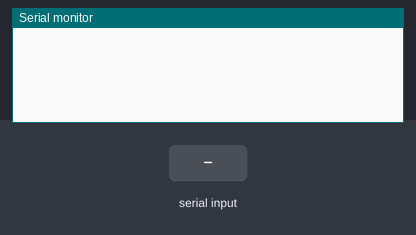
The sketch below on a simulated ESP32. Shown: the last lines printed to the serial monitor. The inputs (shaded band) are chosen by the test bench.

Above: at 1.2 s.
1.3 s: "90,45\n" received over Serial
At 2.4 s:
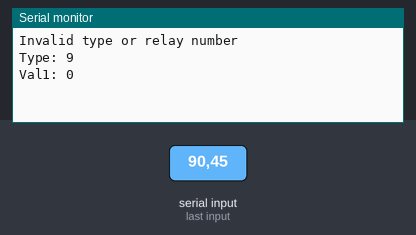
2.8 s: "0\n" received over Serial
At 3.5 s:
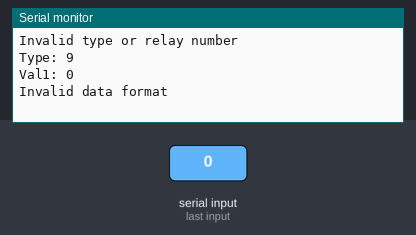

The sketch:

ESP32_I2C_Master.ino
```cpp
#include <Wire.h>

#define Slave1 0x01  // Adjusted to a 7-bit I2C address
#define Slave2 0x02  // Adjusted to a 7-bit I2C address

#define Relay1  1
#define Relay2  2
#define Relay3  3
#define Relay4  4
#define Relay5  5
#define Relay6  6
#define Relay7  7
#define Relay8  8
#define Relay9  9
#define Relay10  10
#define Relay11  11
#define Relay12  12
#define Relay13  13
#define Relay14  14
#define Relay15  15
#define Relay16  16

void setup() {
  // Start serial communication at a baud rate of 115200.
  Serial.begin(115200);
  // Initialize I2C communication.
  Wire.begin();
}

void sendDataToSlave(uint8_t slaveId, byte type, byte val) {
  // This function sends data to the slave over I2C.
  Wire.beginTransmission(slaveId); // Begin I2C transmission to the slave with the given ID.
  Wire.write(type);                // Send the type to the slave.
  Wire.write(val);                 // Send the val to the slave.
  Wire.endTransmission();          // End the transmission.

  // Print to the Serial Monitor for debugging purposes.
  Serial.print("Sending data to Slave ");
  Serial.print(slaveId, HEX);
  Serial.print(": Type ");
  Serial.print(type);
  Serial.print(", Value ");
  Serial.println(val);
}

void loop() {
  // Check if data is available to read from the serial port.
  if (Serial.available() > 0) {
    // Read the incoming data as a string.
    String data = Serial.readStringUntil('\n');

    // Assuming the data string is in the format "<type><val1>".
    // For example, "01" or "12".
    if (data.length() >= 2) {
      int type = data.charAt(0) - '0';  // First character converted to integer.
      int val1 = data.substring(1).toInt(); // Remaining characters converted to integer.

      // Check if type is 0 or 1 and val1 is between 1 and 8 or 9 and 16.
      if ((type == 0 || type == 1) && val1 >= 1 && val1 <= 8) {
        sendDataToSlave(Slave1, type, val1);
      } else if ((type == 0 || type == 1) && val1 >= 9 && val1 <= 16) {
        sendDataToSlave(Slave2, type, val1);
      } else {
        Serial.println("Invalid type or relay number");
      }

      // Print values to the Serial Monitor for debugging.
      Serial.print("Type: ");
      Serial.println(type);
      Serial.print("Val1: ");
      Serial.println(val1);
    } else {
      Serial.println("Invalid data format");
    }
  }
}
```

Measured:
- after the input at 1.3 s, the serial monitor: prints a new line at once (image 1)
- after the input at 2.8 s, the serial monitor: prints a new line at once (image 2)
